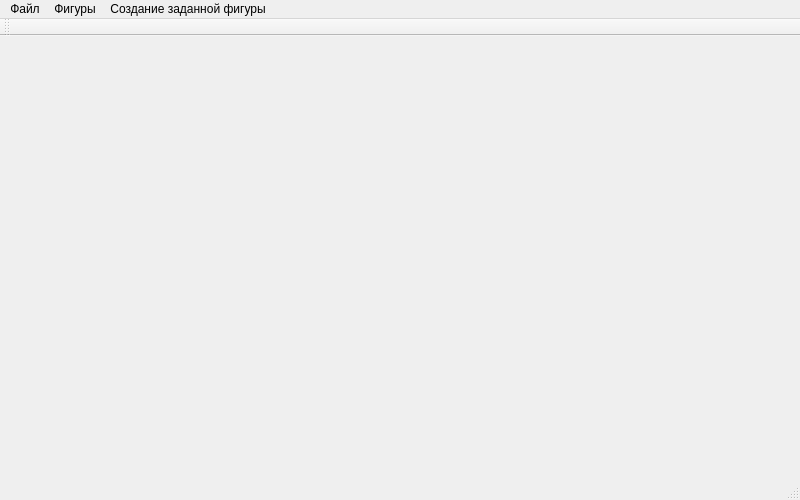
<?xml version="1.0" encoding="UTF-8"?>
<ui version="4.0">
 <class>MainWindow</class>
 <widget class="QMainWindow" name="MainWindow">
  <property name="geometry">
   <rect>
    <x>0</x>
    <y>0</y>
    <width>800</width>
    <height>500</height>
   </rect>
  </property>
  <property name="sizePolicy">
   <sizepolicy hsizetype="Preferred" vsizetype="Preferred">
    <horstretch>0</horstretch>
    <verstretch>0</verstretch>
   </sizepolicy>
  </property>
  <property name="minimumSize">
   <size>
    <width>800</width>
    <height>500</height>
   </size>
  </property>
  <property name="windowTitle">
   <string>MainWindow</string>
  </property>
  <widget class="QWidget" name="centralwidget"/>
  <widget class="QMenuBar" name="menubar">
   <property name="geometry">
    <rect>
     <x>0</x>
     <y>0</y>
     <width>800</width>
     <height>21</height>
    </rect>
   </property>
   <widget class="QMenu" name="menu">
    <property name="title">
     <string>Файл</string>
    </property>
    <addaction name="action"/>
    <addaction name="action_2"/>
    <addaction name="action_3"/>
   </widget>
   <widget class="QMenu" name="menu_2">
    <property name="title">
     <string>Фигуры</string>
    </property>
   </widget>
   <widget class="QMenu" name="menu_3">
    <property name="title">
     <string>Создание заданной фигуры</string>
    </property>
    <addaction name="action_4"/>
    <addaction name="action_5"/>
   </widget>
   <addaction name="menu"/>
   <addaction name="menu_2"/>
   <addaction name="menu_3"/>
  </widget>
  <widget class="QStatusBar" name="statusbar"/>
  <widget class="QToolBar" name="toolBar">
   <property name="sizePolicy">
    <sizepolicy hsizetype="Preferred" vsizetype="Fixed">
     <horstretch>0</horstretch>
     <verstretch>0</verstretch>
    </sizepolicy>
   </property>
   <property name="windowTitle">
    <string>toolBar</string>
   </property>
   <attribute name="toolBarArea">
    <enum>TopToolBarArea</enum>
   </attribute>
   <attribute name="toolBarBreak">
    <bool>false</bool>
   </attribute>
  </widget>
  <action name="action">
   <property name="text">
    <string>Создание файла</string>
   </property>
  </action>
  <action name="action_2">
   <property name="text">
    <string>Сохранение файла</string>
   </property>
  </action>
  <action name="action_3">
   <property name="text">
    <string>Сохранение конфига</string>
   </property>
  </action>
  <action name="action_4">
   <property name="text">
    <string>Старт</string>
   </property>
  </action>
  <action name="action_5">
   <property name="text">
    <string>Стоп</string>
   </property>
  </action>
 </widget>
 <resources/>
 <connections/>
</ui>
